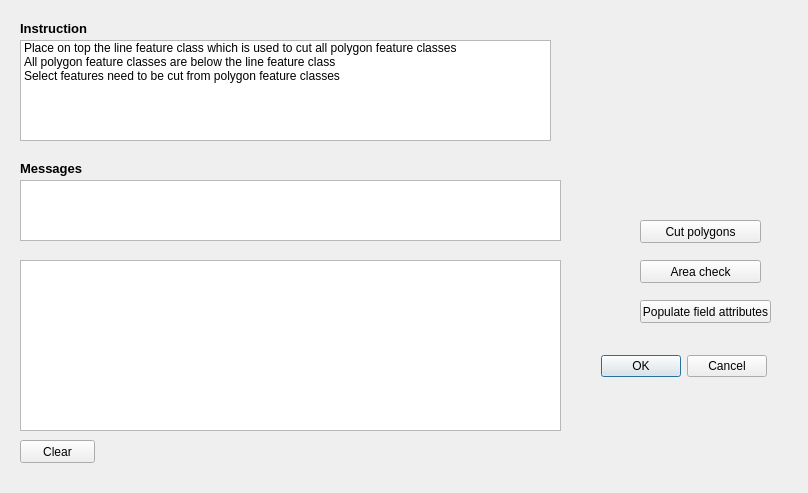
<?xml version="1.0" encoding="UTF-8"?>
<ui version="4.0">
 <class>GraticularBlockCuttingTool_QGISDialogBase</class>
 <widget class="QDialog" name="GraticularBlockCuttingTool_QGISDialogBase">
  <property name="geometry">
   <rect>
    <x>0</x>
    <y>0</y>
    <width>808</width>
    <height>493</height>
   </rect>
  </property>
  <property name="windowTitle">
   <string>GraticularBlockCuttingTool_QGIS</string>
  </property>
  <widget class="QDialogButtonBox" name="button_box">
   <property name="geometry">
    <rect>
     <x>426</x>
     <y>350</y>
     <width>341</width>
     <height>32</height>
    </rect>
   </property>
   <property name="orientation">
    <enum>Qt::Horizontal</enum>
   </property>
   <property name="standardButtons">
    <set>QDialogButtonBox::Cancel|QDialogButtonBox::Ok</set>
   </property>
  </widget>
  <widget class="QPushButton" name="btn_CutPolygons">
   <property name="geometry">
    <rect>
     <x>640</x>
     <y>220</y>
     <width>121</width>
     <height>23</height>
    </rect>
   </property>
   <property name="text">
    <string>Cut polygons</string>
   </property>
  </widget>
  <widget class="QPushButton" name="btn_CheckArea">
   <property name="geometry">
    <rect>
     <x>640</x>
     <y>260</y>
     <width>121</width>
     <height>23</height>
    </rect>
   </property>
   <property name="text">
    <string>Area check</string>
   </property>
  </widget>
  <widget class="QPushButton" name="btn_PopulateFieldAttributes">
   <property name="geometry">
    <rect>
     <x>640</x>
     <y>300</y>
     <width>131</width>
     <height>23</height>
    </rect>
   </property>
   <property name="text">
    <string>Populate field attributes</string>
   </property>
  </widget>
  <widget class="QListView" name="listView_Messages">
   <property name="geometry">
    <rect>
     <x>20</x>
     <y>180</y>
     <width>541</width>
     <height>61</height>
    </rect>
   </property>
  </widget>
  <widget class="QListWidget" name="listWidget_Instruction">
   <property name="geometry">
    <rect>
     <x>20</x>
     <y>40</y>
     <width>531</width>
     <height>101</height>
    </rect>
   </property>
   <item>
    <property name="text">
     <string>Place on top the line feature class which is used to cut all polygon feature classes</string>
    </property>
   </item>
   <item>
    <property name="text">
     <string>All polygon feature classes are below the line feature class</string>
    </property>
   </item>
   <item>
    <property name="text">
     <string>Select features need to be cut from polygon feature classes</string>
    </property>
   </item>
  </widget>
  <widget class="QLabel" name="label">
   <property name="geometry">
    <rect>
     <x>20</x>
     <y>20</y>
     <width>81</width>
     <height>16</height>
    </rect>
   </property>
   <property name="font">
    <font>
     <pointsize>10</pointsize>
     <weight>75</weight>
     <bold>true</bold>
    </font>
   </property>
   <property name="text">
    <string>Instruction</string>
   </property>
  </widget>
  <widget class="QLabel" name="label_2">
   <property name="geometry">
    <rect>
     <x>20</x>
     <y>160</y>
     <width>71</width>
     <height>16</height>
    </rect>
   </property>
   <property name="font">
    <font>
     <pointsize>10</pointsize>
     <weight>75</weight>
     <bold>true</bold>
    </font>
   </property>
   <property name="text">
    <string>Messages</string>
   </property>
  </widget>
  <widget class="QListWidget" name="listWidget_Messages">
   <property name="geometry">
    <rect>
     <x>20</x>
     <y>260</y>
     <width>541</width>
     <height>171</height>
    </rect>
   </property>
  </widget>
  <widget class="QPushButton" name="btn_ClearMessage">
   <property name="geometry">
    <rect>
     <x>20</x>
     <y>440</y>
     <width>75</width>
     <height>23</height>
    </rect>
   </property>
   <property name="cursor">
    <cursorShape>CrossCursor</cursorShape>
   </property>
   <property name="text">
    <string>Clear</string>
   </property>
  </widget>
 </widget>
 <resources/>
 <connections>
  <connection>
   <sender>button_box</sender>
   <signal>accepted()</signal>
   <receiver>GraticularBlockCuttingTool_QGISDialogBase</receiver>
   <slot>accept()</slot>
   <hints>
    <hint type="sourcelabel">
     <x>20</x>
     <y>20</y>
    </hint>
    <hint type="destinationlabel">
     <x>20</x>
     <y>20</y>
    </hint>
   </hints>
  </connection>
  <connection>
   <sender>button_box</sender>
   <signal>rejected()</signal>
   <receiver>GraticularBlockCuttingTool_QGISDialogBase</receiver>
   <slot>reject()</slot>
   <hints>
    <hint type="sourcelabel">
     <x>20</x>
     <y>20</y>
    </hint>
    <hint type="destinationlabel">
     <x>20</x>
     <y>20</y>
    </hint>
   </hints>
  </connection>
 </connections>
</ui>
